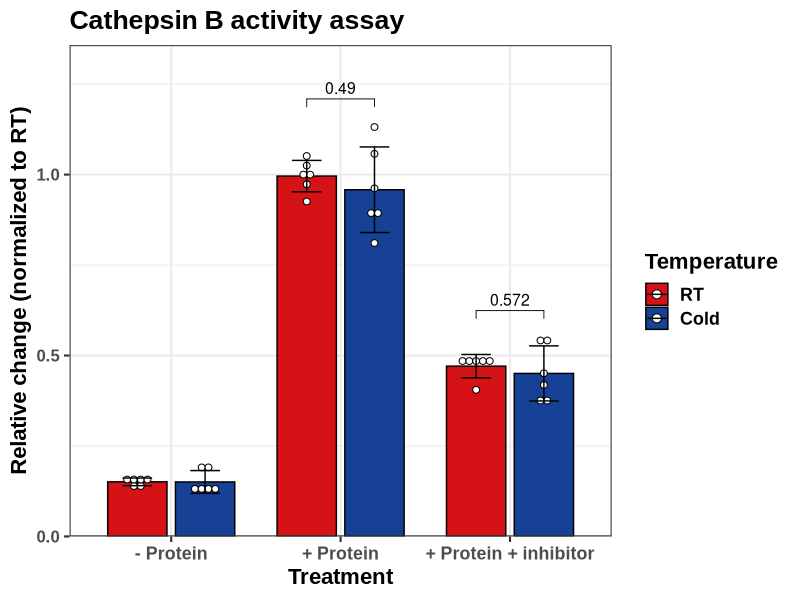
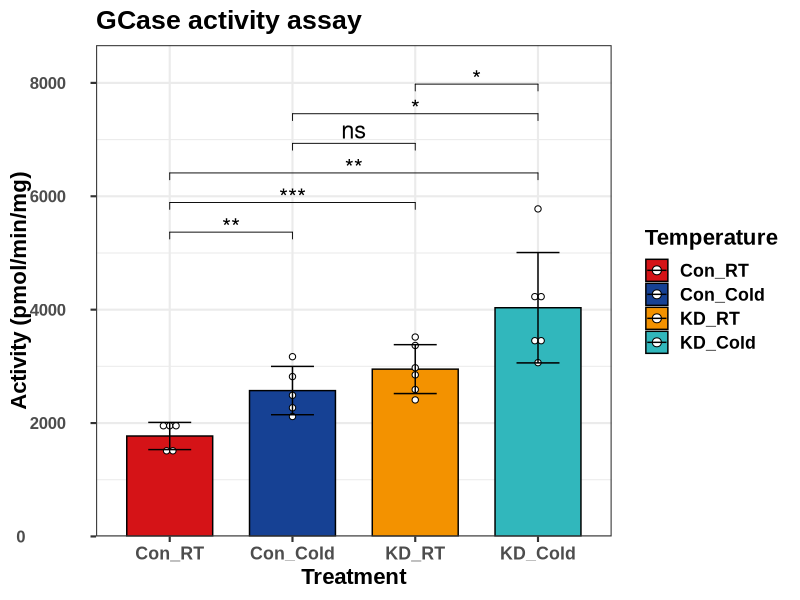

These figures' R source, in order:
## ---- chunk 1
if(!require(tidyverse)){install.packages("tidyverse")}
if(!require(readxl)){install.packages("readxl")}
if(!require(ggpubr)){install.packages("ggpubr")}
if(!require(Cairo)){install.packages("Cairo")}
if(!require(rstatix)){install.packages("rstatix")}
if(!require(ggsci)){install.packages("ggsci")} 
pal_33 <- c("#D51317", "#164194")
pal_45 <- c("#D51317", "#164194", "#F39200FF", "#31B7BCFF")
## ---- chunk 2
mdat <- read_csv("data/CathB/Exp30/2022_0201_CathB_Exp30_r.csv")

mdat$Group <- factor(mdat$Group, 
                     levels = c("RT", "Cold")
                     )
mdat$Treatment <- factor(mdat$Treatment,
                         levels = c("no_prot", "prot",
                                     "prot+E64D")
                         )

p0 <- ggbarplot(mdat, x = "Treatment", y = "Norm_final", 
                add = c("mean_sd", "dotplot"), 
                color = "Group", fill = "Group", 
                add.params = list(width = 0.35, 
                                  binwidth = .15*min(mdat$Norm_final, na.rm = T)
                                  ),
                position = position_dodge(0.8),
                size = 0.5) +
      scale_y_continuous(limits = c(0.00, 1.2*max(mdat$Norm_final, na.rm = T)
                                    ),
                         expand = c(0,0)
                         ) +
      scale_x_discrete(labels = c("- Protein",
                                  "+ Protein",
                                  "+ Protein + inhibitor")
                       )

p1 <- ggpar(p0, palette = pal_33, legend = "top", legend.title = "Temperature", 
            title = "Cathepsin B activity assay",  
            xlab = "Treatment", ylab = "Relative change (normalized to RT)") +
        theme_bw(base_size = 16, base_family = 'Arial') +
        theme(text = element_text(colour = 'black', 
                                  family = "Arial", 
                                  size = 16, 
                                  face = "bold"),
              axis.text.y = element_text(size = 12, hjust = -0.5)
              )

stat.test <- mdat |>
  group_by(Treatment) |>
  na.omit() |>
  t_test(Norm_final ~ Group) |>
  adjust_pvalue(method = "none") |>
  add_significance("p")

stat.test$p.adj.signif <- stat.test$p.signif
stat.test <- stat.test |>
  na.omit() |>
  add_xy_position(fun = "max", "Treatment", dodge = 0.8) 

p2 <- p1 + stat_pvalue_manual(
  stat.test, label = "p", 
  tip.length = 0.02, size = 4,
  hide.ns = F) +
  scale_color_manual(values = c("black", "black"))

CairoPDF(file = "output/Fig2/Fig2B_CathepsinB.pdf", height = 10, width = 12)
  print(p2)
dev.off()
## ---- chunk 3
mdat <- read_xlsx("data/Exp45/2023_0324_Exp45_GCase_assay.xlsx", sheet = "Final")

mdat$Treatment <- paste0(mdat$Genotype, "_", mdat$Temp)

mdat$Treatment <- factor(mdat$Treatment, levels = c("Con_RT", "Con_Cold",
                                                    "KD_RT", "KD_Cold"
                                                    )
                         )

p0 <- ggbarplot(mdat, x = "Treatment", y = "Activity_uU_mg", 
                add = c("mean_sd", "dotplot"), 
                color = "Treatment", fill = "Treatment", 
                add.params = list(width = 0.35, 
                                  binwidth = 0.075*min(mdat$Activity_uU_mg, na.rm = T)
                                  ),
                position = position_dodge(0.8),
                size = 0.5) +
      scale_y_continuous(limits = c(0.00, 1.5*max(mdat$Activity_uU_mg, na.rm = T)
                                    ),
                         expand = c(0,0)
                         )

p1 <- ggpar(p0, palette = pal_45, legend = "top", legend.title = "Temperature", 
            title = "GCase activity assay",  
            xlab = "Treatment", ylab = "Activity (pmol/min/mg)") +
        theme_bw(base_size = 16, base_family = 'Arial') +
        theme(text = element_text(colour = 'black', 
                                  family = "Arial", 
                                  size = 16, 
                                  face = "bold"),
              axis.text.y = element_text(size = 12, hjust = -0.5)
              )

stat.test <- mdat |>
  na.omit() |>
  t_test(Activity_uU_mg ~ Treatment) |>
  adjust_pvalue(method = "none") |>
  add_significance("p")

stat.test$p.adj.signif <- stat.test$p.signif
stat.test <- stat.test |>
  na.omit() |>
  add_xy_position(fun = "mean_sd", dodge = 0.8) 

p2 <- p1 + stat_pvalue_manual(
  stat.test, label = "p.signif",
  step.increase = 0.015,
  bracket.nudge.y = 0,
  tip.length = 0.02, size = 6,
  hide.ns = F) +
  scale_color_manual(values = c("black", "black",
                                "black", "black")
                     )

CairoPDF(file = "output/Fig4/Fig4F_Exp45_GCase.pdf", height = 10, width = 12)
  print(p2)
dev.off()
